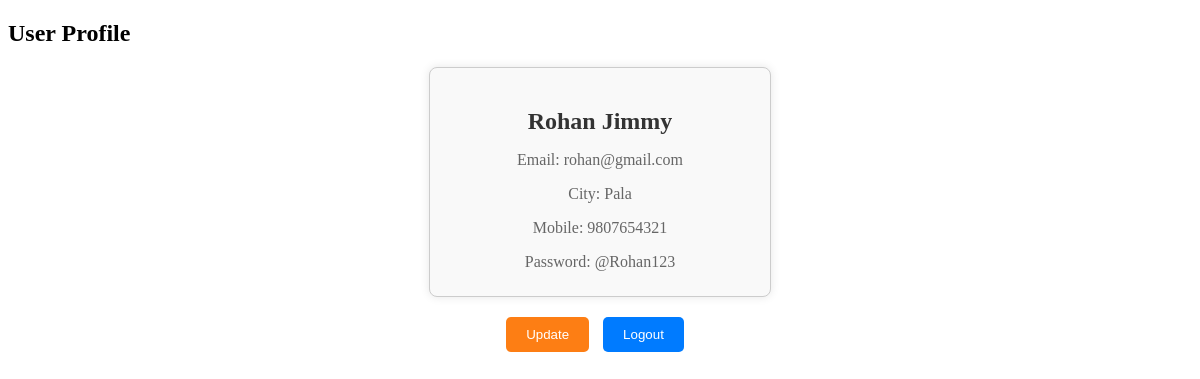
Page /welcome.php?user_id=10 on the committed database.
### tables this page shows
CREATE TABLE `users` (
  `id` int(11) NOT NULL,
  `name` varchar(50) NOT NULL,
  `email` varchar(50) NOT NULL,
  `city` varchar(50) NOT NULL,
  `mobile` bigint(10) NOT NULL,
  `password` varchar(20) NOT NULL
);

### welcome.php (the view, shortened to what this page needs)
<?php
include('connection.php');
if (isset($_GET['user_id'])) {
    $user_id = intval($_GET['user_id']);
    $sql = "SELECT * FROM users WHERE id = $user_id";
    $result = mysqli_query($conn, $sql);
    if ($result && mysqli_num_rows($result) > 0) {
        $user = mysqli_fetch_assoc($result);
?>
<!DOCTYPE html>
<html lang="en">
<head>
</head>
<body>
    <h2>User Profile</h2>
    <div class="profile-card">
        <div class="profile-details">
            <h2><?php echo $user['name']; ?></h2>
            <p>Email: <?php echo $user['email']; ?></p>
            <p>City: <?php echo $user['city']; ?></p>
            <p>Mobile: <?php echo $user['mobile']; ?></p>
            <p>Password: <?php echo $user['password']; ?></p>
        </div>
    </div>
    <div class="button-container"><center>
        <a href="update.php?user_id=<?php echo $user_id; ?>"><button class="update">Update</button></a>
        <a href="index.php"><button class="logout">Logout</button></a>
        </center>
    </div>
</body>
</html>
<?php
    } else {
        echo "User not found.";
    }
} else {
    echo "User ID not provided.";
}
?>

### welcome.php (style rules this page uses)
.profile-card { width: 300px; background: #f9f9f9; border: 1px solid #ccc; border-radius: 8px; padding: 20px; box-shadow: 0 0 10px rgba(0, 0, 0, 0.1); text-align: center; margin: 20px auto; }
.profile-details h2 { margin-bottom: 5px; color: #333; }
.profile-details p { margin-bottom: 5px; color: #666; }
.button-container { margin-top: 20px; }
.button-container a { text-decoration: none; }
.button-container button { padding: 10px 20px; border: none; border-radius: 5px; cursor: pointer; margin-right: 10px; }
.button-container button.logout { background-color: #007bff; color: #fff; }
.button-container button.update { background-color: #fd7e14; color: #fff; }

### rows in the picture
users: name "Rohan Jimmy", email "rohan@gmail.com", city "Pala", mobile "9807654321", password "@Rohan123"
